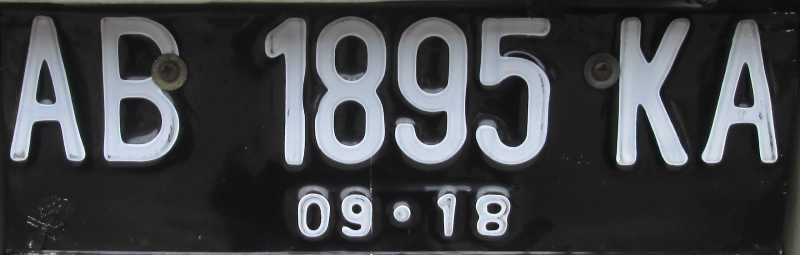
%> input picture images/plates/sample01.jpg, 1600 x 510 px (shown at 1/2 size)
$ octave plate.m   (GNU Octave 9; MATLAB toolbox functions it lacks are replaced by stand-ins)
%> lines starting %> are read from the running program, lines starting %| are printed output that depends on the picture; in (x1, y1, x2, y2) boxes, pixels count from 0 and x2, y2 are one past the last pixel; in counts of white or black regions, pixels touching at a corner belong together; the program's own positions count from 1
### functions/plate_detection.m
function [letters, bboxes] = plate_detection(plate_img)
    % binarize image
    imggray = rgb2gray(plate_img);
    img = imbinarize(imggray);

    % close small areas/pixels
    img = bwareaopen(img, 50);
%     waitfor(imshow(img, []));

    % get image regions and get their properties
    regions = regionprops(img, 'BoundingBox', 'Area', 'Image');

    % instantiate cell array
    letters = {};
    bboxes = {};
    count = 1;

    [h, ~] = size(img);
    % for each region got,
    for i=1:numel(regions)
        % get width & height
        object_w = length(regions(i).Image(1,:));
        object_h = length(regions(i).Image(:,1));

        % if region dimension is suited to be a number in plate (approx)
        if object_w > 3 && object_w < (h/2) && object_h >(h/3)
            % get region image, store image
            letter = regions(i).Image;
            letters{count} = letter;
            bboxes{count} = regions(i).BoundingBox;
            count = count + 1;
        end
    end
end

### functions/plate_vision.m
function [result] = plate_vision(plate_numbers)
    result = [];
    short_area_code = false;
    letter_only = false;
    for i = 1:numel(plate_numbers)
        plate_number = plate_numbers{1, i};

        p = '';
        if i == 1
            [p, ~] = letter_matching(plate_number);
        elseif i == 2
            p = both_matching(plate_number);
            if contains("0123456789", p)
                short_area_code = true;
            end
        elseif i == 3
            if short_area_code
                p = both_matching(plate_number);
                if contains("0123456789", p)
                else
                    letter_only = true;
                end
            else
                [p, ~] = number_matching(plate_number);
            end
        elseif i == 4 || i == 5
            if letter_only
                [p, ~] = letter_matching(plate_number);
            else
                p = both_matching(plate_number);
                if contains("0123456789", p)
                else
                    letter_only = true;
                end
            end
        elseif i == 6
            if letter_only || short_area_code
                [p, ~] = letter_matching(plate_number);
                letter_only = true;
            else
                p = both_matching(plate_number);
                if contains("0123456789", p)
                else
                    letter_only = true;
                end
            end
        else
            [p, ~] = letter_matching(plate_number);
        end
        result = [result p];

    end
%     disp(result);
end

### functions/letter_matching.m
function [letter, corr] = letter_matching(bbox)
    [alphabet_templates, ~] = read_mask("\images\chars\");
    bbox = imresize(bbox, [42 24]);

    cors1 = zeros(1, 26);
    % alphabet matching
    for n=1:26
        score = immse(uint8(bbox), uint8(alphabet_templates{1, n}));
        cors1(n) = score;

    end

    [alphabet_templates, ~] = read_mask("\images\mask\");
    cors2 = zeros(1, 26);
    % alphabet matching
    for n=1:26
        score = immse(uint8(bbox), uint8(alphabet_templates{1, n}));
        cors2(n) = score;

    end

    % find best match
    cors = cors1 + cors2;
    best_match = find(cors == min(cors));
    corr = min(cors);
    letter = char(65+best_match-1);
end

### functions/read_mask.m
function [alphabets, numbers] = read_mask(folder)
    % read alphabets mask
    alphabets = cell(1,26);
    for i=1:26
	    img = truecolorload(strcat(pwd, folder, char(65+i-1), ".bmp"));
        img = rgb2gray(img);
	    alphabets{i} = logical(img);
    end

    % read numbers mask
    numbers = cell(1,10);
    for i=1:10
	    img = truecolorload(strcat(pwd, folder, char(48+i-1), ".bmp"));
	    img = rgb2gray(img);
        numbers{i} = logical(img);
    end
end

### functions/truecolorload.m
function [I, originalMode] = truecolorload(filename)
    %IMG2TRUECOLOR Summary of this function goes here
    %   Detailed explanation goes here

    [I, map] = imread(filename);

    % Convert [0 1] to [0 255] if necessary
%     if ~isinteger(I) && max(I) <= 1
%         I = I * 255;
%     end

    % Is truecolor
    if size(I, 3) == 3
        originalMode = 'color';
        return
    end

    % Is indexed
    if ~isempty(map)
        I = ind2rgb(I, map);
        originalMode = 'color';

         % Convert [0 1] to [0 255] if necessary
        if ~isinteger(I) && max(I(:)) <= 1
            I = cast(I * 255, 'uint8');
        end

        return
    end

    % Is grayscale
    originalMode = 'grayscale';
    I(:,:,2) = I(:,:,1);
    I(:,:,3) = I(:,:,1);
end

### plate.m
img = imread("images\plates\sample01.jpg");
%> img is the input picture: size 510x1600x3 uint8; mean R, G, B 65.2, 67.1, 69.9

[regions, bboxes] = plate_detection(img);
%> in plate_detection, `img = imbinarize(imggray);`:
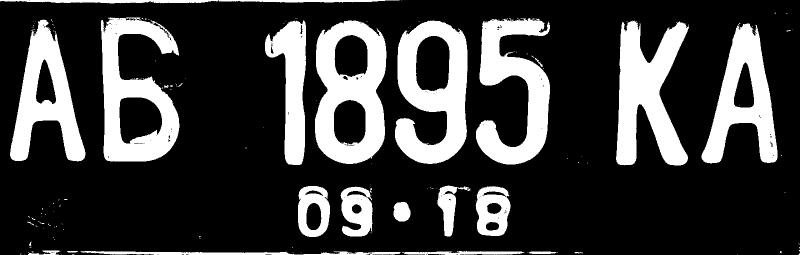
%> img: size 510x1600 logical (shown at 1/2 size); 23.9% white; 161 white regions (137 under 20 px), largest, box (x1, y1, x2, y2) and area: (630, 41, 773, 328) 24872, (790, 41, 935, 328) 24078, (1232, 41, 1378, 331) 24038
%> in plate_detection, `img = bwareaopen(img, 50);`:
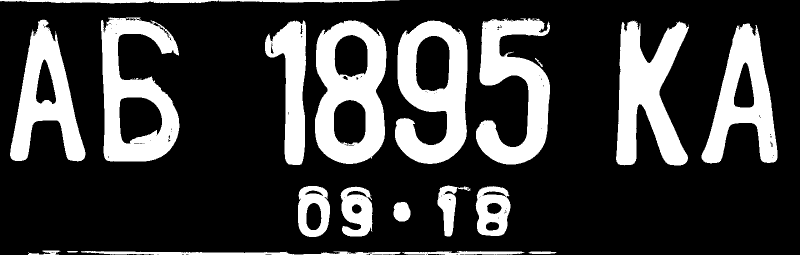
%> img: size 510x1600 logical (shown at 1/2 size); 23.9% white; 20 white regions
%> in plate_detection, `regions = regionprops(img, 'BoundingBox', 'Area', 'Image');`: regions = 20 regions; largest, box (x1, y1, x2, y2) and Area: (630, 41, 773, 328) 24872, (790, 41, 935, 328) 24078, (1232, 41, 1378, 331) 24038, (202, 35, 359, 323) 23688, (952, 36, 1100, 329) 21937
%> the loop in plate_detection, `for i=1:numel(regions)` made 20 passes
%> (object_w, object_h) on passes 1 to 12: (799, 7), (151, 284), (65, 9), (22, 3), (640, 8), (157, 288), (82, 289), (64, 102), (143, 287), (64, 100), (34, 39), (145, 287)
%> pass 2, in plate_detection, `letter = regions(i).Image;`:
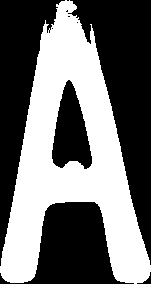
%> letter: size 284x151 logical; 44% white; 1 white region, box (x1, y1, x2, y2) and area: (0, 0, 151, 284) 18856
%> after the loop in plate_detection, `for i=1:numel(regions)`:
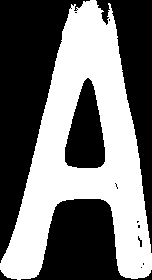
%> letter: size 280x152 logical; 45% white; 1 white region, box (x1, y1, x2, y2) and area: (0, 0, 152, 280) 19135
%> after the loop in plate_detection, `for i=1:numel(regions)`: bboxes = {[20.5 39.5 151 284], [202.5 35.5 157 288], [530.5 41.5 82 289], [630.5 41.5 143 287], [790.5 41.5 145 287], [952.5 36.5 148 293], [1232.5 41.5 146 290], [1403.5 47.5 152 280]}; letters = 8 items
%> regions = 8 items
result = plate_vision(regions);
%> the run ends on the next line

$ run again, with images/plates/sample02.jpg copied over images/plates/sample01.jpg
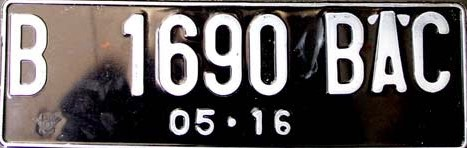
%> input picture images/plates/sample02.jpg, 467 x 148 px
%> img is the input picture: size 148x467x3 uint8; mean R, G, B 99.3, 93.7, 93.2
%> in plate_detection, `img = bwareaopen(img, 50);`:
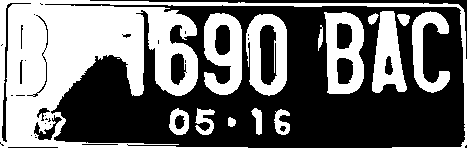
%> img: size 148x467 logical; 43% white; 14 white regions
%> in plate_detection, `regions = regionprops(img, 'BoundingBox', 'Area', 'Image');`: regions = 14 regions; largest, box (x1, y1, x2, y2) and Area: (0, 0, 467, 148) 19031, (324, 12, 364, 94) 2110, (204, 13, 242, 95) 2043, (246, 14, 287, 96) 2031, (372, 11, 407, 93) 1730
%> the loop in plate_detection, `for i=1:numel(regions)` made 14 passes
%> (object_w, object_h) on passes 1 to 8: (467, 148), (20, 27), (20, 27), (38, 82), (8, 10), (41, 82), (11, 27), (16, 26)
%> after the loop in plate_detection, `for i=1:numel(regions)`: bboxes = {[204.5 13.5 38 82], [246.5 14.5 41 82], [324.5 12.5 40 82], [372.5 11.5 35 82], [412.5 11.5 38 82]}; letters = 5 items
%> in plate_vision, `plate_number = plate_numbers{1, i};`:
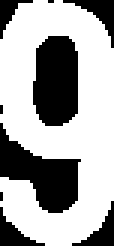
%> plate_number: size 82x38 logical (shown 3 times larger); 65.6% white; 9 black regions (3 under 20 px), largest, box (x1, y1, x2, y2) and area: (11, 12, 26, 42) 392, (0, 41, 27, 71) 387, (21, 0, 38, 16) 86, (24, 67, 38, 82) 75, (0, 69, 15, 82) 74, (0, 0, 11, 13) 51
